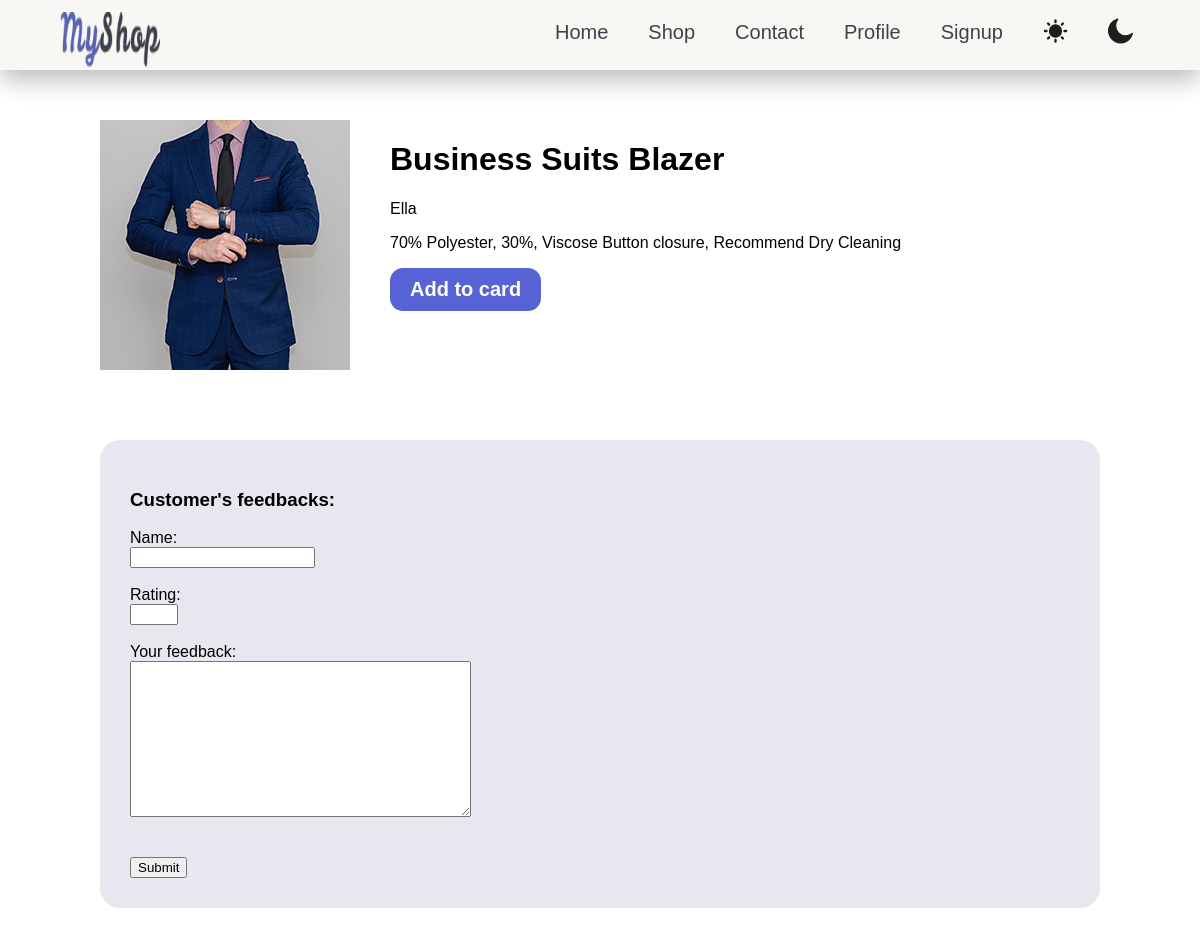
The page /products/Ella/2 on the database its author committed.
### products/models.py (models this page shows, shortened)
class Product(models.Model):
    title = models.CharField(max_length=40)
    description = models.TextField(blank=True)
    category = models.ManyToManyField(Category)
    image = models.ImageField(blank=True, upload_to="upload-img")
    price = models.PositiveIntegerField()
    brand = models.ForeignKey(Brand, on_delete=models.CASCADE, null=True, related_name="prd")
    slug = models.SlugField(blank=True)
    is_best_seller = models.BooleanField(default=False)
    suggestion = models.ManyToManyField('self')

class Brand(models.Model):
    title = models.CharField(max_length=70)
    logo =  models.ImageField()
    address = models.OneToOneField(Address, on_delete=models.CASCADE, null =True)

### products/views.py (the view, shortened to what this page needs)
# urls.py: path('products/<product_brand>/<product_slug>', views.product_page, name="product_page")
def product_page(request, product_brand, product_slug):
    product = Product.objects.get(slug = product_slug)
    form = FeedbackForm()
    if request.method== "GET":
        return render(request, "products/product.html", {
        "product":product,
        "form":form
    })

### products/forms.py
class FeedbackForm(forms.Form):
    name = forms.CharField(required=True, error_messages={"required": "You forgot to add your name"})
    rating = forms.IntegerField(min_value=1, max_value=5)
    text = forms.CharField(label="Your feedback", widget=forms.Textarea, max_length=200)

### products/templates/products/product.html (shortened to what this page needs)
{% extends 'base.html' %}
{% load static %}
{% block css  %}{% static "products/product.css" %}{% endblock %}
{% block body %}
    {% include "includes/nav.html" %}
    <div id="product-main-con">
        <main>
        <img src="{{product.image.url}}">
        <div>
            <h1>{{product.title}}</h1>
            <p>{{product.brand.title}}</p>
            <p>{{product.description}}</p>
            <button>Add to card</button>
        </div>
        </main>
        <section id="feedback">
            <h3>Customer's feedbacks:</h3>
            <form method="POST">
                {% for field in form %}
                    {{field.label_tag}}<br>
                    {{field}}<br>
                    <br>
                {%endfor%}
                <br>
                <button type="Submit">Submit</button>
            </form>
        </section>
        </div>
{% endblock %}

### products/static/products/product.css (style rules this page uses)
body { font-family: Arial, Helvetica, sans-serif; margin:0 ; }
#product-main-con { width: 1000px; margin:50px auto; }
#product-main-con main { display: flex; width: 100%; column-gap: 40px; }
#product-main-con main button { background-color: #5762D5; font-size: 20px; color: white; font-weight: bold; border: none; padding: 10px 20px; border-radius: 13px; cursor: pointer; transition-duration: 0.3s; }
#feedback { padding: 30px; background-color: #E9E6F0; border-radius:20px; margin-top: 70px; }

### rows shown on the page
Product: image (picture), title "Business Suits Blazer", brand "Ella", description "70% Polyester, 30%, Viscose Button closure, Recommend Dry Cleaning"

### other values the page prints
{{ field.label_tag }} "Name:" "Rating:" "Your feedback:"
